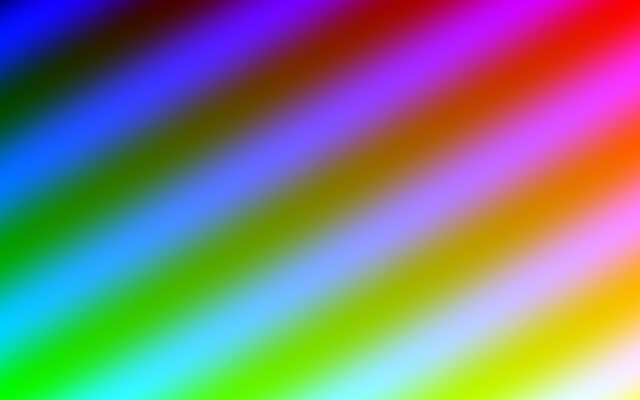
#> input picture crates/colorgen/tests/palette/img/syn_grad.jpg, 640 x 400 px
$ python least_busy_region.py ../../../../../../colorgen/tests/palette/img/syn_grad.jpg   (older library calls are emulated)
#> lines starting #> are read from the running program, lines starting #| are printed output that depends on the picture; long printed decimals are rounded
#!/usr/bin/env python3

import os
os.environ["OPENCV_LOG_LEVEL"] = "SILENT"
import cv2
import numpy as np
import argparse
import json

def center_crop(img, target_w, target_h):
    h, w = img.shape[:2]
    if w == target_w and h == target_h:
        return img
    x1 = max(0, (w - target_w) // 2)
    y1 = max(0, (h - target_h) // 2)
    x2 = x1 + target_w
    y2 = y1 + target_h
    return img[y1:y2, x1:x2]

def find_least_busy_region(image_path, region_width=300, region_height=200, screen_width=None, screen_height=None, verbose=False, stride=2, screen_mode="fill", horizontal_padding=50, vertical_padding=50, busiest=False):
#> called with region_width = 300, region_height = 200, screen_width = 1920, screen_height = 1080, verbose = False, stride = 10, screen_mode = 'fill', horizontal_padding = 50
    img = cv2.imread(image_path, cv2.IMREAD_GRAYSCALE)
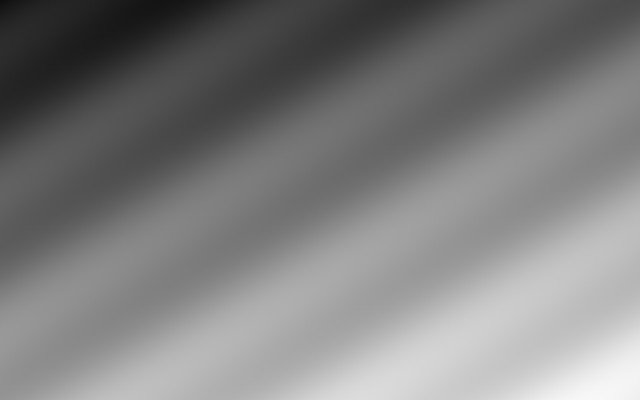
#> img: shape (400, 640); min 15, max 248, mean 126.7
    if img is None:
        raise FileNotFoundError(f"Image not found: {image_path}")
    orig_h, orig_w = img.shape
#> orig_h = 400; orig_w = 640
    scale = 1.0
    if screen_width is not None and screen_height is not None:
        scale_w = screen_width / orig_w
#> scale_w = 3
        scale_h = screen_height / orig_h
#> scale_h = 2.7
        if screen_mode == "fill":
            scale = max(scale_w, scale_h)
#> scale = 3
        else:
            scale = min(scale_w, scale_h)
        new_w = int(orig_w * scale)
#> new_w = 1920
        new_h = int(orig_h * scale)
#> new_h = 1200
        if verbose:
            print(f"Scaling image from {orig_w}x{orig_h} to {new_w}x{new_h} (scale: {scale:.3f}, mode: {screen_mode})")
        img = cv2.resize(img, (new_w, new_h), interpolation=cv2.INTER_LANCZOS4)
#> img: shape (1200, 1920)
        img = center_crop(img, screen_width, screen_height)
#> in center_crop, `return img[y1:y2, x1:x2]`:
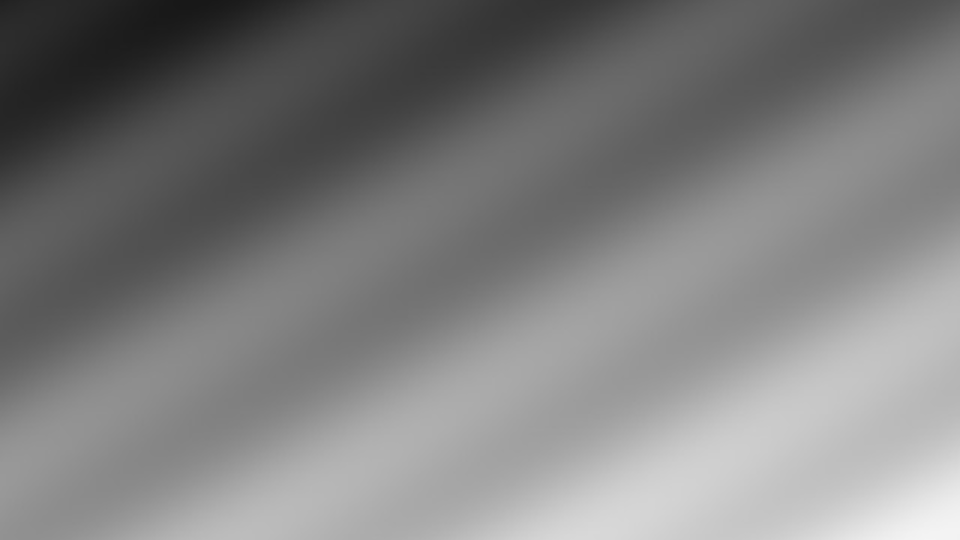
#> returned value: shape (1080, 1920) (shown at 1/2 size); min 23, max 244, mean 126.6
        if verbose:
            print(f"Cropped image to {screen_width}x{screen_height}")
    else:
        if verbose:
            print(f"Using original image size: {orig_w}x{orig_h}")
    arr = img.astype(np.float64)
    h, w = arr.shape
#> h = 1080; w = 1920
    # Validate & adjust stride
    stride = max(1, int(stride) if stride else 1)
    # Adjust region size if it does not fit given padding
    if horizontal_padding * 2 >= w or vertical_padding * 2 >= h:
        # Reduce padding to fit at least a 1x1 region
        horizontal_padding = max(0, min(horizontal_padding, (w - 1) // 2))
        vertical_padding = max(0, min(vertical_padding, (h - 1) // 2))
    max_region_w = w - 2 * horizontal_padding
#> max_region_w = 1820
    max_region_h = h - 2 * vertical_padding
#> max_region_h = 980
    if max_region_w <= 0 or max_region_h <= 0:
        raise ValueError("Image too small for the specified padding.")
    if region_width > max_region_w:
        if verbose:
            print(f"Requested region_width {region_width} too large; clamping to {max_region_w}")
        region_width = max_region_w
    if region_height > max_region_h:
        if verbose:
            print(f"Requested region_height {region_height} too large; clamping to {max_region_h}")
        region_height = max_region_h
    # Use OpenCV's integral for fast computation
    integral = cv2.integral(arr, sdepth=cv2.CV_64F)[1:,1:]
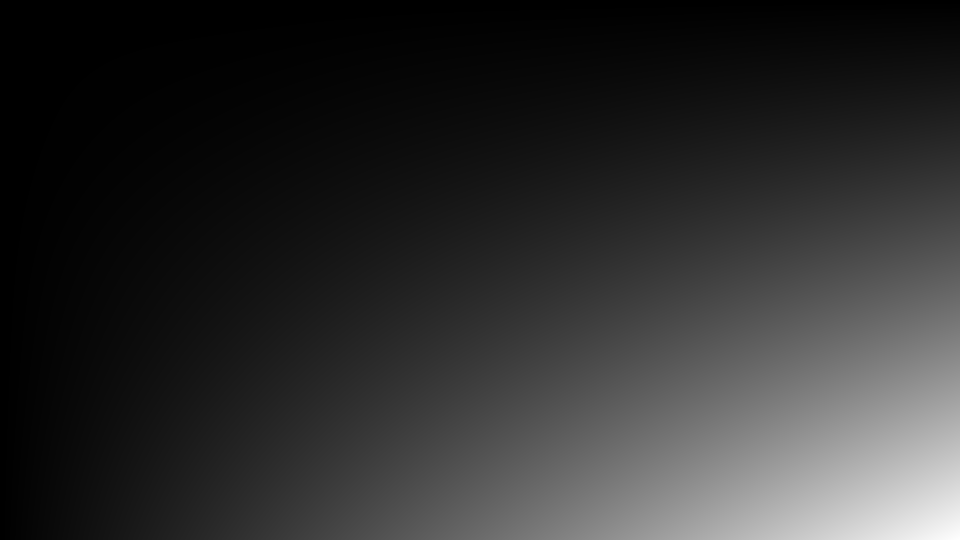
#> integral: shape (1080, 1920) float64 (shown at 1/2 size); min 33, max 262574244, mean 47508492.3; drawn with min black and max white
    integral_sq = cv2.integral(arr**2, sdepth=cv2.CV_64F)[1:,1:]
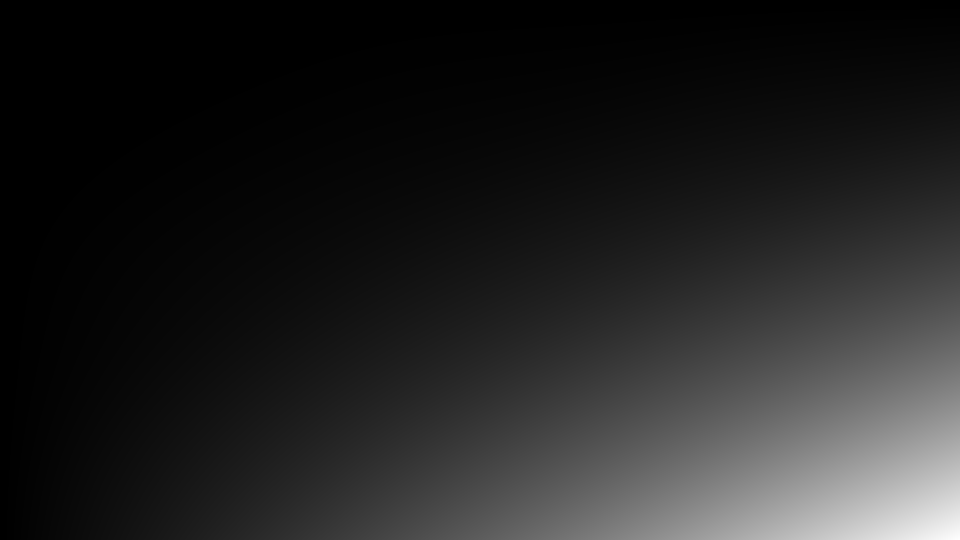
#> integral_sq: shape (1080, 1920) float64 (shown at 1/2 size); min 1089, max 3.76e+10, mean 5.1e+09; drawn with min black and max white
    def region_sum(ii, x1, y1, x2, y2):
        # Assume bounds have been checked before calling
        total = ii[y2, x2]
        if x1 > 0:
            total -= ii[y2, x1-1]
        if y1 > 0:
            total -= ii[y1-1, x2]
        if x1 > 0 and y1 > 0:
            total += ii[y1-1, x1-1]
        return total
    min_var = None
    max_var = None
    min_coords = (horizontal_padding, vertical_padding)
    max_coords = (horizontal_padding, vertical_padding)
    area = region_width * region_height
    x_start = horizontal_padding
    y_start = vertical_padding
    x_end = w - region_width - horizontal_padding + 1
#> x_end = 1571
    y_end = h - region_height - vertical_padding + 1
#> y_end = 831
    if x_end < x_start:
        x_end = x_start
    if y_end < y_start:
        y_end = y_start
    for y in range(y_start, y_end + 1, stride):
        for x in range(x_start, x_end + 1, stride):
            x1, y1 = x, y
            x2, y2 = x + region_width - 1, y + region_height - 1
            if x2 >= w or y2 >= h:
                continue  # Skip out-of-bounds window
            s = region_sum(integral, x1, y1, x2, y2)
            s2 = region_sum(integral_sq, x1, y1, x2, y2)
            mean = s / area
            var = (s2 / area) - (mean ** 2)
            if (min_var is None) or (var < min_var):
                min_var = var
                min_coords = (x, y)
            if (max_var is None) or (var > max_var):
                max_var = var
                max_coords = (x, y)
#> this loop made 79 passes
    if busiest:
        return max_coords, max_var
    else:
        return min_coords, min_var

# [152 lines left out: functions find_largest_region, draw_region, draw_largest_region, not called in this run]
    # print removed for quieter operation

def get_dominant_color(image_path, x, y, w, h, screen_width=None, screen_height=None, screen_mode="fill"):
#> called with x = 1540, y = 310, w = 300, h = 200, screen_width = 1920, screen_height = 1080, screen_mode = 'fill'
    img = cv2.imread(image_path)
#> img is the input picture: shape (400, 640, 3); mean B, G, R 126.7, 126.7, 126.8
    if img is None:
        raise FileNotFoundError(f"Image not found: {image_path}")
    orig_h, orig_w = img.shape[:2]
    if screen_width is not None and screen_height is not None:
        scale_w = screen_width / orig_w
        scale_h = screen_height / orig_h
        if screen_mode == "fill":
            scale = max(scale_w, scale_h)
        else:
            scale = min(scale_w, scale_h)
        new_w = int(orig_w * scale)
        new_h = int(orig_h * scale)
        img = cv2.resize(img, (new_w, new_h), interpolation=cv2.INTER_LANCZOS4)
#> img: shape (1200, 1920, 3)
        img = center_crop(img, screen_width, screen_height)
#> call 2 of center_crop, with target_w = 1920, target_h = 1080
#> in center_crop (call 2), `return img[y1:y2, x1:x2]`:
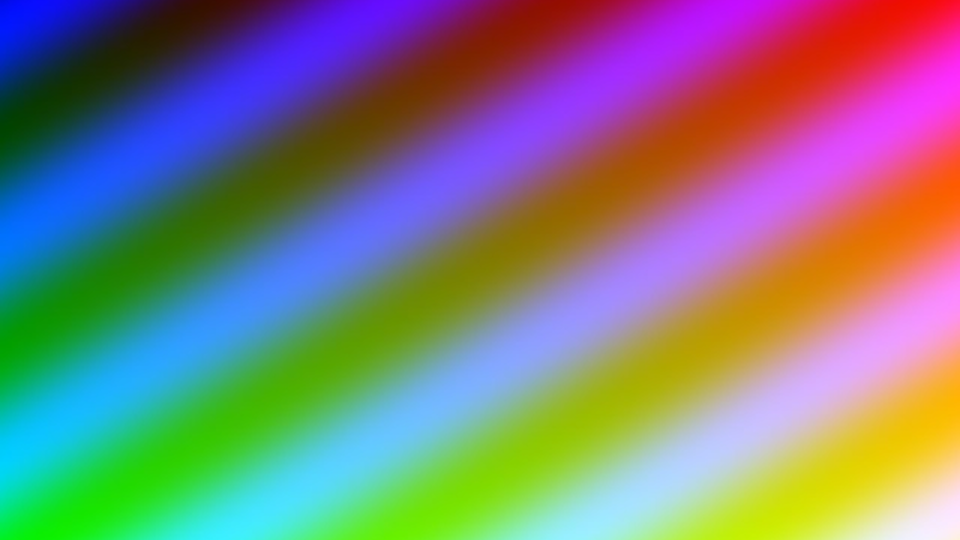
#> returned value: shape (1080, 1920, 3) (shown at 1/2 size); mean of channels 0, 1, 2 126.1, 126.6, 126.8; drawn as B, G, R
    # Ensure region is within bounds
    x = max(0, x)
    y = max(0, y)
    w = max(1, min(w, img.shape[1] - x))
    h = max(1, min(h, img.shape[0] - y))
    region = img[y:y+h, x:x+w]
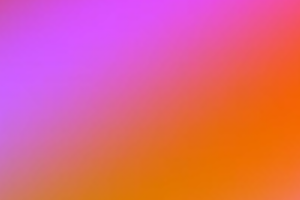
#> region: shape (200, 300, 3); mean B, G, R 126.8, 99, 223.6
    if region.size == 0 or region.shape[0] == 0 or region.shape[1] == 0:
        return [0, 0, 0]
    region = region.reshape((-1, 3))
    # Filter out black pixels (optional, improves accuracy for some images)
    non_black = region[np.any(region > 10, axis=1)]
    if non_black.shape[0] == 0:
        non_black = region
    region = np.float32(non_black)
    if region.shape[0] < 3:
        return [int(x) for x in np.mean(region, axis=0)]
    # K-means to find dominant color
    criteria = (cv2.TERM_CRITERIA_EPS + cv2.TERM_CRITERIA_MAX_ITER, 10, 1.0)
    K = min(3, region.shape[0])
    _, labels, centers = cv2.kmeans(region, K, None, criteria, 10, cv2.KMEANS_RANDOM_CENTERS)
    counts = np.bincount(labels.flatten())
    dominant = centers[np.argmax(counts)]
    # Reverse from BGR to RGB
    return [int(x) for x in reversed(dominant)]

def main():
    parser = argparse.ArgumentParser(description="Find least busy region in an image and output a JSON. Made for determining a suitable position for a wallpaper widget.")
    parser.add_argument("image_path", help="Path to the input image")
    parser.add_argument("--width", type=int, default=300, help="Region width")
    parser.add_argument("--height", type=int, default=200, help="Region height")
    parser.add_argument("-v", "--visual-output", action="store_true", help="Output image with rectangle")
    parser.add_argument("--screen-width", type=int, default=1920, help="Screen width for wallpaper scaling")
    parser.add_argument("--screen-height", type=int, default=1080, help="Screen height for wallpaper scaling")
    parser.add_argument("--stride", type=int, default=10, help="Step size for sliding window (higher is faster, less precise)")
    parser.add_argument("--screen-mode", choices=["fill", "fit"], default="fill", help="Wallpaper scaling mode: 'fill' (default) or 'fit'")
    parser.add_argument("--verbose", action="store_true", help="Print verbose output")
    parser.add_argument("-l", "--largest-region", action="store_true", help="Find the largest region under the variance threshold and output its center")
    parser.add_argument("-t", "--variance-threshold", type=float, default=1000.0, help="Variance threshold for largest region mode")
    parser.add_argument("--aspect-ratio", type=float, default=1.78, help="Aspect ratio (width/height) for largest region mode")
    parser.add_argument("--horizontal-padding", "-hp", type=int, default=50, help="Minimum horizontal distance from region to image edge")
    parser.add_argument("--vertical-padding", "-vp", type=int, default=50, help="Minimum vertical distance from region to image edge")
    parser.add_argument("--busiest", action="store_true", help="Find the busiest region instead of the least busy")
    args = parser.parse_args()

    if args.largest_region:
        center, size, var = find_largest_region(
            args.image_path,
            screen_width=args.screen_width,
            screen_height=args.screen_height,
            verbose=args.verbose,
            stride=args.stride,
            screen_mode=args.screen_mode,
            threshold=args.variance_threshold,
            aspect_ratio=args.aspect_ratio,
            horizontal_padding=args.horizontal_padding,
            vertical_padding=args.vertical_padding
        )
        if center:
            if args.visual_output:
                draw_largest_region(args.image_path, center, size, screen_width=args.screen_width, screen_height=args.screen_height, screen_mode=args.screen_mode)
            # Extract dominant color
            cx, cy = center
            region_w, region_h = size
            x1 = cx - region_w // 2
            y1 = cy - region_h // 2
            dominant_color = get_dominant_color(
                args.image_path, x1, y1, region_w, region_h,
                screen_width=args.screen_width, screen_height=args.screen_height, screen_mode=args.screen_mode
            )
            dominant_color_hex = '#{:02x}{:02x}{:02x}'.format(*dominant_color)
            print(json.dumps({
                "center_x": center[0],
                "center_y": center[1],
                "width": size[0],
                "height": size[1],
                "variance": var,
                "dominant_color": dominant_color_hex
            }))
        else:
            print(json.dumps({"error": "No region found under the threshold."}))
        return

    coords, variance = find_least_busy_region(
        args.image_path,
        region_width=args.width,
        region_height=args.height,
        screen_width=args.screen_width,
        screen_height=args.screen_height,
        verbose=args.verbose,
        stride=args.stride,
        screen_mode=args.screen_mode,
        horizontal_padding=args.horizontal_padding,
        vertical_padding=args.vertical_padding,
        busiest=args.busiest
    )
    if args.visual_output:
        draw_region(args.image_path, coords, region_width=args.width, region_height=args.height, screen_width=args.screen_width, screen_height=args.screen_height, screen_mode=args.screen_mode)
    # Output JSON with center point
    center_x = coords[0] + args.width // 2
    center_y = coords[1] + args.height // 2
    dominant_color = get_dominant_color(
        args.image_path, coords[0], coords[1], args.width, args.height,
        screen_width=args.screen_width, screen_height=args.screen_height, screen_mode=args.screen_mode
    )
    dominant_color_hex = '#{:02x}{:02x}{:02x}'.format(*dominant_color)
    print(json.dumps({
        "center_x": center_x,
        "center_y": center_y,
        "width": args.width,
        "height": args.height,
        "variance": variance,
        "dominant_color": dominant_color_hex
    }))
#| {"center_x": 1690, "center_y": 410, "width": 300, "height": 200, "variance": 21.277, "dominant_color": "#d759e3"}

if __name__ == "__main__":
    main()
